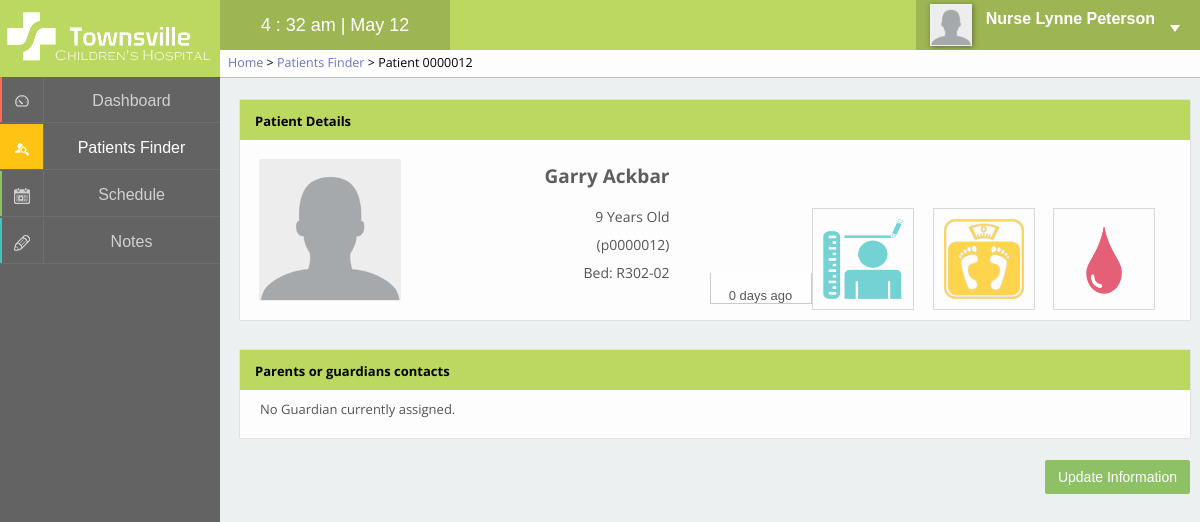
The page /pages/patientview.php?patient=0000012 (signed in) on the database as committed earlier.
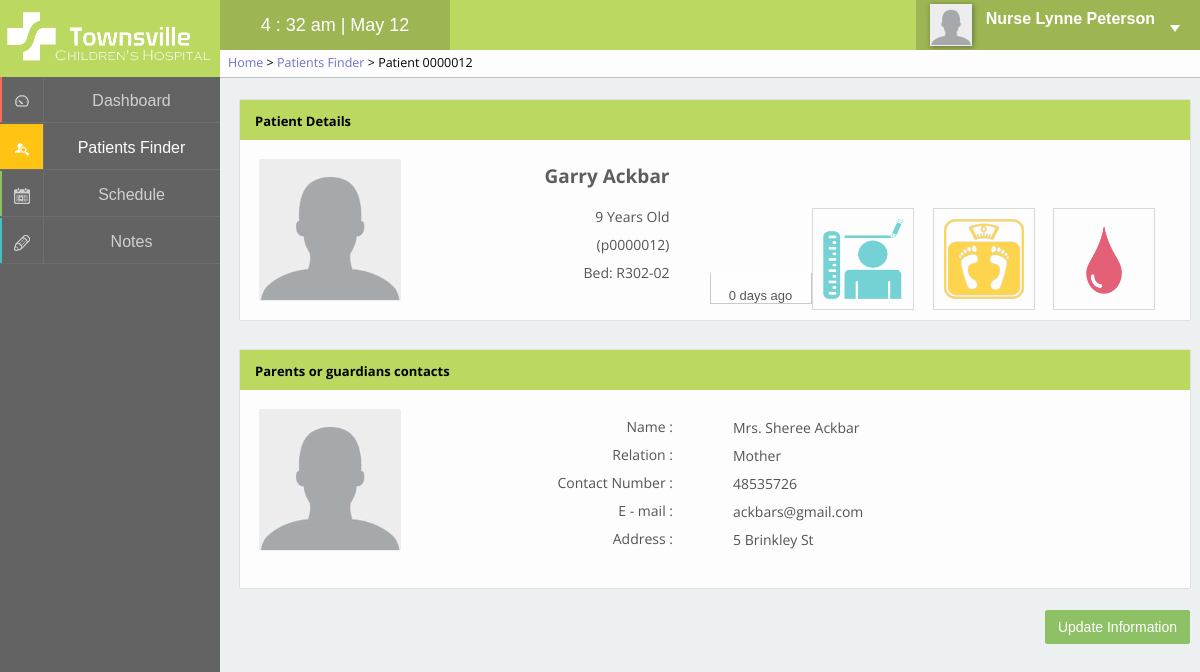
The same page on the database as committed later.
### tables this page shows
CREATE TABLE IF NOT EXISTS `staff` (
  `staffID` int(4) unsigned zerofill NOT NULL AUTO_INCREMENT,
  `firstName` varchar(40) NOT NULL,
  `lastName` varchar(40) NOT NULL,
  `title` int(1) NOT NULL,
  `password` varchar(64) NOT NULL,
  `specialties` varchar(40) DEFAULT NULL,
  `photo` varchar(200) NOT NULL DEFAULT '<img src="../images/none.png" alt="Profile picture" />',
  PRIMARY KEY (`staffID`),
  KEY `title_idx` (`title`)
);

CREATE TABLE IF NOT EXISTS `patients` (
  `patientID` int(7) unsigned zerofill NOT NULL AUTO_INCREMENT,
  `firstName` varchar(40) NOT NULL,
  `lastName` varchar(40) NOT NULL,
  `DOB` date NOT NULL,
  `photo` varchar(200) NOT NULL DEFAULT '<img src="../images/none.png" alt="Patient Picture">',
  PRIMARY KEY (`patientID`)
);

CREATE TABLE IF NOT EXISTS `patients_guardians` (
  `patientID` int(7) NOT NULL,
  `guardianID` int(7) NOT NULL,
  `relation` varchar(40) NOT NULL,
  PRIMARY KEY (`patientID`,`guardianID`)
);

CREATE TABLE IF NOT EXISTS `guardians` (
  `guardianID` int(7) unsigned zerofill NOT NULL AUTO_INCREMENT,
  `firstName` varchar(40) NOT NULL,
  `lastName` varchar(40) NOT NULL,
  `title` enum('Mr.','Mrs.','Miss','Ms.') NOT NULL,
  `relation` varchar(40) NOT NULL,
  `contactNumber` varchar(15) NOT NULL,
  `email` varchar(60) DEFAULT NULL,
  `address` varchar(255) NOT NULL,
  `photo` varchar(200) NOT NULL DEFAULT '<img src="../images/none.png" alt="Guardian Picture">',
  PRIMARY KEY (`guardianID`)
);

### pages/patientview.php (the view, shortened to what this page needs)
<?php
	$pageTitle = "Patient {$_GET['patient']}";
	$breadcrumb = "<a href='home.php'>Home</a> > <a href='patientsfinder.php'>Patients Finder</a> > " . $pageTitle;
	include '../inc/panel.php';
?>
<link type="text/css" rel="stylesheet" href="../css/patientview.css" media="screen" />
<?php
	$sql = "SELECT *
			FROM patients
			WHERE patientID = {$_GET['patient']}";
	$result = mysql_query($sql);
	$row = mysql_fetch_assoc($result);
	$timestamp = strtotime($row['DOB']);
	$year = 2014- date("Y",$timestamp)
?>
<div class="box patientDetails">
		<section class="boxTitle">
			<p>Patient Details</p>
		</section>
		<section class="boxContent">
			<div class="textDetails">
				<?php echo $row['photo']; ?>
				<p><span class="PatientName"><?php echo $row['firstName']." ". $row['lastName']; ?></span></br>
					<?php echo $year; ?> Years Old</br>
					(p<?php echo $row['patientID']; ?>)</br>
					Bed: R302-02</p>
			</div>
			<?php
				$current = new DateTime(date('Y-m-d H:i:s'));
				$sql = "SELECT height, timestamp
						FROM checkups
						WHERE patientID = {$_GET['patient']}
						AND height IS NOT NULL";
				$result = mysql_query($sql);
				$row = mysql_fetch_assoc($result);
				$height = $row['height'];
				$timestamp = new DateTime($row['timestamp']);
				$heightTime = $timestamp->diff($current);
				$heightTime = $heightTime->days;
				$sql = "SELECT weight, timestamp
						FROM checkups
						WHERE patientID = {$_GET['patient']}
						AND weight IS NOT NULL";
				$result = mysql_query($sql);
				$row = mysql_fetch_assoc($result);
				$weight = $row['weight'];
				$timestamp = new DateTime($row['timestamp']);
				$weightTime = $timestamp->diff($current);
				$weightTime = $weightTime->days;
				$sql = "SELECT bloodType, timestamp
						FROM checkups
						WHERE patientID = {$_GET['patient']}
						AND bloodType IS NOT NULL";
				$result = mysql_query($sql);
				$row = mysql_fetch_assoc($result);
				$bloodType = $row['bloodType'];
				$timestamp = new DateTime($row['timestamp']);
				$bloodTypeTime = $timestamp->diff($current);
				$bloodTypeTime = $bloodTypeTime->days;
			?>
			<div class="picDetails">
				<ul>
					<li class="tall"><img src="../images/height.png" alt=""><p class="info"><span class="infoLine1"><?php echo $height; ?></span><br/> <?php echo $heightTime; ?> days ago</p></li>
					<li class="weight"><img src="../images/weight.png" alt=""><p class="info"><span class="infoLine1"><?php echo $weight; ?></span><br/> <?php echo $weightTime; ?> days ago</p></li>
					<li class="blood"><img src="../images/blood.png" alt=""><p class="info"><span class="infoLine1"><?php echo $bloodType; ?></span><br/> <?php echo $bloodTypeTime; ?> days ago</p></li>
				</ul>
			</div>
		</section>
</div>
<div class="box parentsDetails">
		<section class="boxTitle">
			<p>Parents or guardians contacts</p>
		</section>
		<section class="boxContent">
			<?php
				$sql = "SELECT *
						FROM guardians INNER JOIN patients_guardians USING (guardianID)
						WHERE patientID = {$_GET['patient']}";
				$result = mysql_query($sql);
				$count = mysql_num_rows($result);
				if ($count > 0) {
					$row = mysql_fetch_assoc($result);
					echo "
					<div class='parentPicture'>{$row['photo']}</div>
					<div class='parentDetail'>
						<div class='parentDetailLeft'>
							<ul>
								<li>Name :</li>
								<li>Relation :</li>
								<li>Contact Number :</li>
								<li>E - mail :</li>
								<li>Address :</li>
							</ul>
						</div>
						<div class='parentDetailRight'>
							<ul>
								<li>{$row['title']} {$row['firstName']} {$row['lastName']}</li>
								<li>{$row['relation']}</li>
								<li>{$row['contactNumber']}</li>
								<li>{$row['email']}</li>
								<li>{$row['address']}</li>
							</ul>
						</div>
					</div>";
				} else {
					echo "No Guardian currently assigned.";
				}
			?>
		</section>
</div>
<br/>
<?php
	$id = $_GET['patient'];
	$href = "patientupdate.php?patient=". $id;
	echo "<a href='".$href. "'><button type='submit' class='submit'>Update Information</button></a>"
?>

### inc/panel.php (shortened to what this page needs)
<!DOCTYPE html PUBLIC "-//W3C//DTD XHTML 1.0 Transitional//EN" "http://www.w3.org/TR/xhtml1/DTD/xhtml1-transitional.dtd">
<html xmlns="http://www.w3.org/1999/xhtml" xml:lang="en" lang="en">
<head>
	<link type="text/css" rel="stylesheet" href="../css/panel.css" media="screen" />
	<link type="text/css" rel="stylesheet" href="../css/style.css" media="screen" />
</head>
<body onload="load()">
<div class="header">
	<div class="logo">
		<img src="../images/logo_white.png" alt="logo" />
	</div>
	<div class="timer">
		<span id="clock"></span>
	</div>
	<div class="profile">
		<?php
			$staffID = $_SESSION['user'];
			$sql = "SELECT staffID, firstName, lastName, title, specialties, photo
					FROM staff
					WHERE staffID = '$staffID'";
			$result = mysql_query($sql);
			$row = mysql_fetch_assoc($result);
		echo "<div class='pic'>";
			echo $row['photo'];
		echo "</div>";
		echo "<div class='name'>";
			echo "<span class='title'>";
			switch ($row['title']) {
				case 2: echo "Nurse ";
					break;
			}
			echo $row['firstName'] . " " . $row['lastName'] . "</span> <br />";
		echo "</div>";
		?>
		<div class="triangle1"></div>
	</div>
	<div id="breadcrumb">
		<span><?php echo $breadcrumb ?></span>
	</div>
</div>
<div class="panal">
 <a href="home.php" id="m1">
 <div class="layer effect">
 	<div class="mask"></div>
 	<div class="icon">
 		<img src="../images/i1s.png" alt="dashboardICON" />
 	</div>
 	<div class="lable">
 		<span>Dashboard</span>
 	</div>
 </div></a>
  <a href="patientsfinder.php" id="m2">
  <div class="layer effect">
 	<div class="icon">
 		<img src="../images/i2s.png" alt="patientsICON" />
 	</div>
 	<div class="lable">
 		<span>Patients Finder</span>
 	</div>
 </div></a>
  <a href="schedule.php" id="m3">
   <div class="layer effect">
 	<div class="mask"></div>
 	<div class="icon">
 		<img src="../images/i3s.png" alt="scheduleICON" />
 	</div>
 	<div class="lable">
 		<span>Schedule</span>
 	</div>
 </div></a>
    <a href="notes.php" id="m4">
    	<div class="layer effect" id="m4">
 			<div class="mask"></div>
 			<div class="icon">
 				<img src="../images/i4s.png" alt="noteICON" />
 			</div>
 			<div class="lable">
 				<span>Notes</span>
 			</div>
 		</div>
 	</a>
</div>
<div class="content">

### css/panel.css (style rules this page uses)
.header { position: relative; width:100%; height: 50px; background-color: #bbd861; z-index: 10; }
.logo { width:220px; height: 50px; }
.logo img { position: relative; padding-top: 7px; height: 60px; z-index: 11; }
.timer { position: relative; left: 220px; top: -50px; height: 50px; background-color: #9db552; width: 230px; text-align: center; }
.timer span { position: relative; color: white; font-size: 18px; top: 15px; }
.profile { position: relative; right: 0; top: -100px; float: right; height: 50px; background-color: #9db552; cursor: pointer; }
.pic { position: relative; float:left; width: 50px; height: 50px; text-align: center; padding-top: 4px; padding-left: 10px; }
.pic img { width: 40px; height: 40px; border: 1px solid #eee; -webkit-box-shadow: 1px 1px 5px 0px rgba(50, 50, 50, 0.55); -moz-box-shadow: 1px 1px 5px 0px rgba(50, 50, 50, 0.55); box-shadow: 1px 1px 5px 0px rgba(50, 50, 50, 0.55); }
.name { position: relative; float: right; top: 10px; right: 45px; color: white; padding-left: 55px; }
.name .title { font-weight: bold; font-size: 16px; }
.triangle1 { position: absolute; top:25px; right: 20px; width: 0; height: 0; border-style: solid; border-width: 7px 5px 0 5px; border-color: #fff transparent transparent transparent; }
.panal { position: absolute; background-color: #636363; top: 0; left: 0; width: 220px; height: 100%; overflow: hidden; z-index: 5; }
.layer { position: relative; top: 45px; width: 220px; height: 47px; overflow: hidden; z-index: 6; }
#m1 .mask { background-color: #fd6a56; }
#m3 .mask { background-color: #8cc260; }
#m4 .mask { background-color: #44c0c2; }
.effect .mask { width: 2px; height: 46px; position: absolute; overflow: hidden; top: 0; left: 0; z-index: -1; -webkit-transition:width 0.2s; transition:width 0.2s; }
.layer .icon { width: 43px; height: 45px; border-bottom: 1px solid #6e6e6e; border-right: 1px solid #6e6e6e; text-align: center; background-color: transparent; }
.layer .icon img { padding-top: 17px; z-index: 1; opacity: 0.7; -webkit-transition:opacity 0.3s; transition:opacity 0.3s; }
.active .icon img { opacity: 1 !important; }
.layer .lable { position: relative; top: -46px; left: 43px; width: 177px; height: 45px; border-bottom: 1px solid #6e6e6e; text-align: center; }
.layer .lable span { position: relative; color: white; top: 15px; opacity: 0.7; -webkit-transition:opacity 0.3s; transition:opacity 0.3s; }
.active .lable span { opacity: 1 !important; }
#breadcrumb { position: absolute; left: 220px; top: 50px; height: 27px; min-width: -moz-calc(100% - 220px); min-width: -webkit-calc(100% - 220px); min-width: calc(100% - 220px); border-bottom: 1px solid #C0C0C0; background-color: #fdfdfd; font-family: 'Open Sans', sans-serif; font-size: 12.5px; }
#breadcrumb a { color: #7171C6; }
#breadcrumb span { position: relative; bottom: -4px; margin: 0px 8px; }

### css/style.css (style rules this page uses)
html, body { margin : 0; padding : 0; height: 100%; background-color: #636363; font-family: "proxima-nova-1","proxima-nova-2",arial,helvetica,sans-serif; }
a { text-decoration: none; color: #555; }
ul { list-style: none; }
.content { background-color: #ecf0f1; position: absolute; min-width: -moz-calc(100% - 250px); min-width: -webkit-calc(100% - 250px); min-width: calc(100% - 250px); min-height: -moz-calc(100% - 100px); min-height: -webkit-calc(100% - 100px); min-height: calc(100% - 100px);*/ top: 77px; left: 220px; padding: 50px 10px 10px 20px; z-index: 1; font-family: 'Open Sans', sans-serif; }
.box { -webkit-box-shadow: 0 0 1px 0 rgba(50, 50, 50, 0.45); -moz-box-shadow: 0 0 1px 0 rgba(50, 50, 50, 0.45); box-shadow: 0 0 1px 0 rgba(50, 50, 50, 0.45); display: block; }
.boxTitle { background-color: #bbd861; height: 40px; }
.boxTitle p { font-size: 13px; font-weight: 700; margin-top: 0; padding: 12px 0 0 15px; }
.boxContent { background-color: #fdfdfd; font-size: 13px; padding: 10px 20px 20px 20px; color: #545454; }
.submit { padding: 6px 12px; font-size: 14px; line-height: 1.42857143; text-align: center; white-space: nowrap; vertical-align: middle; cursor: pointer; background-image: none; border: 1px solid transparent; font-weight: 500; border-radius: 2px; color: #fff; background-color: #8ec165; border-color: #8ec165; float: right; }

Rows that differ between the two databases and show on the page:
added patients_guardians: guardianID.photo (placeholder picture), guardianID.title "Mrs.", guardianID.firstName "Sheree", guardianID.lastName "Ackbar", relation "Mother", guardianID.contactNumber "48535726", guardianID.email "ackbars@gmail.com", guardianID.address "5 Brinkley St"
Other text that changed with them:
text no longer shown: "No Guardian currently assigned."
text now shown: "Name : Relation : Contact Number : E - mail : Address :"
